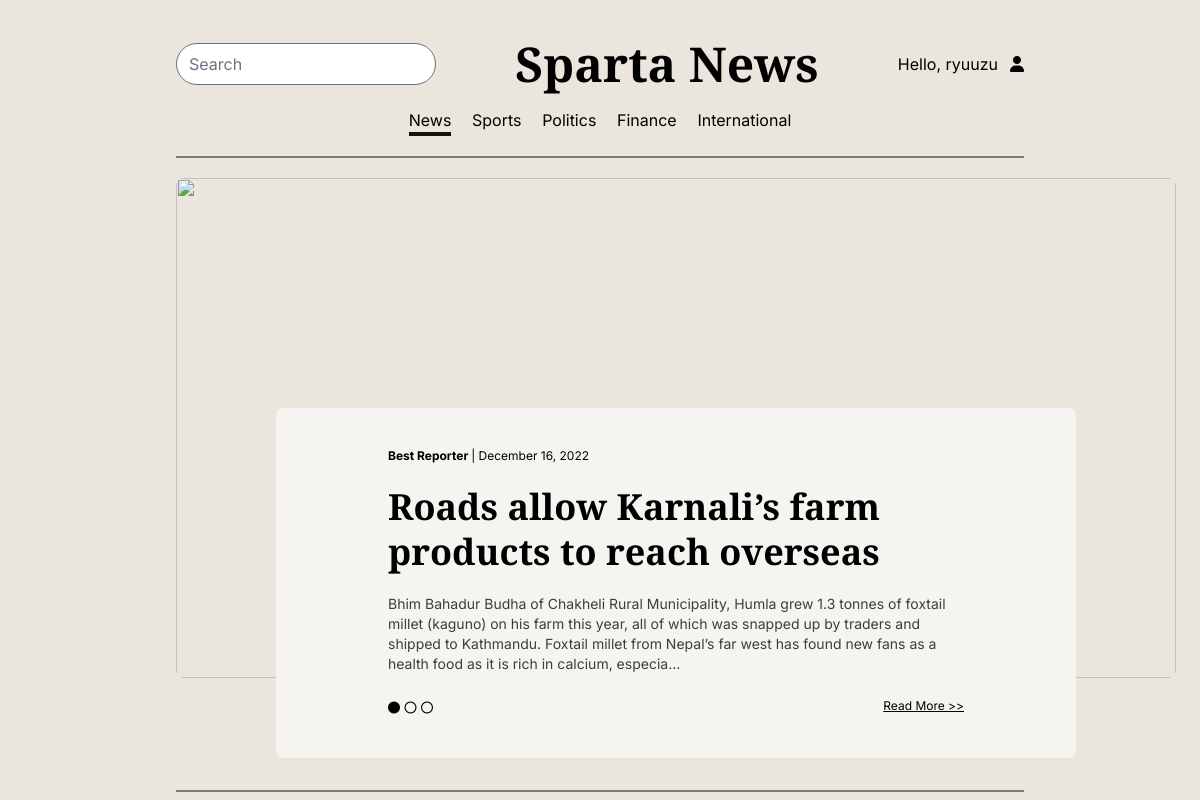
The app's page / (signed in) with its own data.
### news_portal/models.py (models this page shows, shortened)
class PortalUser(AbstractBaseUser):
    user_type = models.CharField(
        max_length=25, choices=UserTypes.choices, default=UserTypes.READER
    )
    username = models.CharField(max_length=50, unique=True)
    email = models.EmailField(max_length=100, null=True, blank=True)
    is_active = models.BooleanField(default=True)
    is_staff = models.BooleanField(default=False)
    is_admin = models.BooleanField(default=False)
    is_superuser = models.BooleanField(default=False)
    is_verified = models.BooleanField(default=False)
    first_name = models.CharField(
        max_length=100, verbose_name="First Name", null=True, blank=True
    )
    middle_name = models.CharField(
        max_length=100, verbose_name="Middle Name", null=True, blank=True
    )
    last_name = models.CharField(
        max_length=100, verbose_name="Last Name", null=True, blank=True
    )
    gender = models.CharField(
        max_length=20,
        verbose_name="Gender",
        choices=GENDER_CHOICES,
        null=True,
        blank=True,
    )
    dob = models.DateField(verbose_name="Date of Birth", null=True, blank=True)
    contact_number = models.CharField(
        max_length=10, verbose_name="Contact Number", null=True, blank=True
    )
    photo = models.ImageField(
        verbose_name="User Photo", null=True, blank=True, upload_to="photos"
    )
    city = models.CharField(
        max_length=50, verbose_name="Permanent Address", null=True, blank=True
    )
    USERNAME_FIELD = "username"
    objects = PortalUserManager()

class News(models.Model):
    slug = models.SlugField(unique=True)
    created_by = models.ForeignKey(Reporter, on_delete=models.PROTECT)
    title = models.CharField(max_length=1000, verbose_name="Title")
    sub_title = models.CharField(max_length=1000, verbose_name="Sub Title")
    body = models.TextField(verbose_name="Body")
    image1 = models.ImageField(
        blank=True, null=True, upload_to="photos", verbose_name="Images"
    )
    image2 = models.ImageField(
        blank=True, null=True, upload_to="photos", verbose_name="Images"
    )
    image3 = models.ImageField(
        blank=True, null=True, upload_to="photos", verbose_name="Images"
    )
    source = models.CharField(max_length=100, choices=SOURCE_CHOICES)
    location = models.CharField(max_length=100)
    category = models.CharField(max_length=100, choices=NewsCategory.choices)
    upload_date = models.DateTimeField(auto_now_add=True)
    edit_date = models.DateTimeField(auto_now=True)
    is_anonymous = models.BooleanField(
        default=False, verbose_name="Report Anonymously?"
    )
    view_count = models.BigIntegerField(default=0)
    coin_generated = models.BigIntegerField(default=0)
    objects = NewsManager()

### news_portal/views.py (the view)
# urls.py: path("", HomepageView.as_view(), name="home"),
class HomepageView(TemplateView):
    template_name = "news_portal/home/index.html"
    def get(self, request: HttpRequest):
        breaking_news = News.objects.order_by("-upload_date")[:5]
        context = {
            "news_categories": NewsCategory.choices,
            "active_cat": "news",
            "breaking_news": breaking_news,
        }
        return render(request, self.template_name, context)

### news_portal/templates/news_portal/home/index.html (shortened to what this page needs)
{% extends 'base.html' %}
{% load static %}
{% block bodyContent %}
<body class="bg-tan mx-20 px-24">
    {% include 'navbar.html' %}
    {% include 'news_portal/home/breaking_news.html' %}
</body>
{% endblock %}

### news_portal/templates/navbar.html (shortened to what this page needs)
<nav class="pt-10 pb-5 border-b-2 border-b-black border-opacity-50 mb-5">
    <div class="top-bar flex items-center justify-between">
        <input type="text" placeholder="Search" class="rounded-full">
        <h1 class="font-heading text-5xl font-bold">Sparta News</h1>
        <div class="user-links flex items-center relative gap-3">
            {% if user.is_authenticated %}
            Hello, {{user.username}} <i class="fa-solid fa-user"></i>
            {% else %}
            <a href="{% url 'login' %}" class="rounded-full px-5 py-2">Login</a>
            <a href="{% url 'register' %}"
                class="rounded-full bg-black text-white  hover:bg-opacity-80 cursor-pointer transition-colors duration-300 px-5 py-2">Register</a>
            {% endif %}
        </div>
    </div>
    <div class="bottom-bar flex mx-auto justify-evenly mt-5 w-1/2">
        <a href="{% url 'home' %}" {% if active_cat == 'news' %} class="border-b-4 border-b-black" {% endif %}>News</a>
        {% for cat_value, cat_label in news_categories %}
        <a href="{% url 'cat_view' cat_value %}" >{{cat_label}}</a>
        {% endfor %}
    </div>
</nav>

### news_portal/templates/news_portal/home/breaking_news.html (shortened to what this page needs)
<div class="w-full border-b-2 border-b-black border-opacity-50 pb-28">
    {% for news in breaking_news %}
    <div class="breaking-news mx-auto w-fit flex-col relative">
        <div
            class="absolute bg-white w-4/5 py-10 px-28 rounded-lg gap-5 -bottom-20 left-1/2 -translate-x-1/2 flex flex-col">
            <div class="author text-xs"><strong>
                    {% if news.is_anonymous %}
                    Anonymous
                    {% else %}
                    {{news.created_by.first_name}} {{news.created_by.last_name}}
                    {% endif %}
                </strong> |
                {{news.upload_date|date:'F j, Y'}}</div>
            <h1 class="font-heading font-bold text-4xl leading-tight">{{news.title}}</h1>
            <div class="text-sm opacity-75">{{news.body|truncatechars:300}}</div>
            <div class="flex justify-between items-center">
                <div class="navigator">
                    {% for newses in breaking_news %}
                    {% if newses.slug == news.slug %}
                    <i class="fa-solid fa-circle text-xs"></i>
                    {% else %}
                    <i class="fa-regular fa-circle text-xs"></i>
                    {% endif %}
                    {% endfor %}
                </div>
                <a href="{% url 'view_news' news.slug %}" class="text-xs underline">Read More >></a>
            </div>
        </div>
    </div>
    {% endfor %}
</div>

### records on screen
PortalUser: username "ryuuzu"
News: created_by.first_name "Best", created_by.last_name "Reporter", upload_date "December 16, 2022", title "Roads allow Karnali’s farm products to reach overseas", body "Bhim Bahadur Budha of Chakheli Rural Municipality, Humla grew 1.3 tonnes of foxtail millet (kaguno) on his farm this year, all of which was snapped up by traders and shipped to Kathmandu. Foxtail millet from Nepal’s far west has found new fans as a health food as it is rich in calcium, especia…"

### other values on screen
{{ cat_label }} "Sports" "Politics" "Finance" "International"
